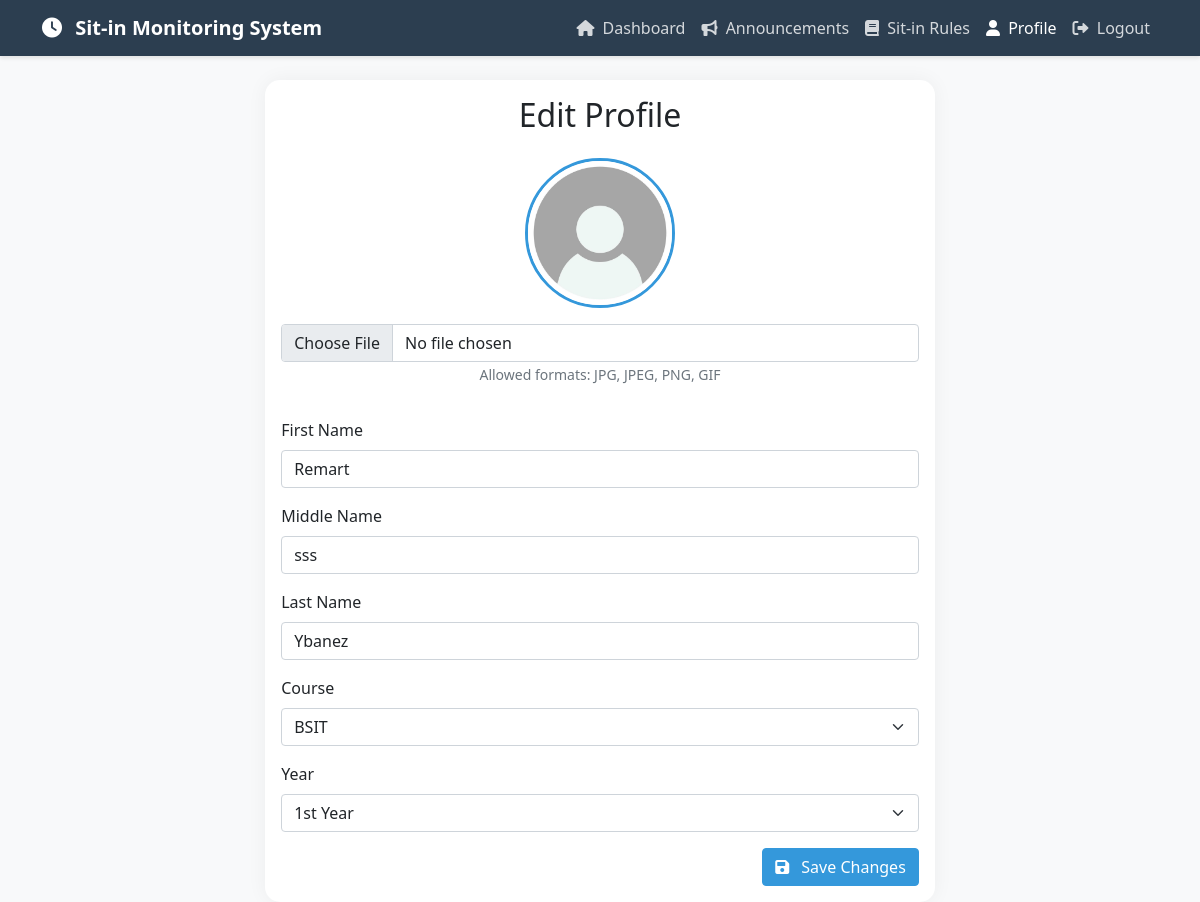
/student/profile.php (signed in), run on the app's committed database.
### tables this page shows
CREATE TABLE `users` (
  `id` int(11) NOT NULL,
  `idno` varchar(20) NOT NULL,
  `firstname` varchar(50) NOT NULL,
  `lastname` varchar(50) NOT NULL,
  `middlename` varchar(50) DEFAULT NULL,
  `course` enum('BSIT','BSCS') NOT NULL,
  `year` enum('1st','2nd','3rd','4th') NOT NULL,
  `username` varchar(50) NOT NULL,
  `password` varchar(255) NOT NULL,
  `role` enum('student','admin') DEFAULT 'student',
  `created_at` timestamp NOT NULL DEFAULT current_timestamp(),
  `profile_pic` varchar(255) NOT NULL,
  `session` int(30) NOT NULL DEFAULT 30
);

### student/profile.php (the view, shortened to what this page needs)
<?php
require_once '../config/database.php';
$idno = $_SESSION['idno'];
$stmt = $pdo->prepare("SELECT * FROM users WHERE idno = ?");
$stmt->execute([$idno]);
$row = $stmt->fetch();
if($row) {
    $lastname = $row['lastname'];
    $firstname = $row['firstname'];
    $midname = $row['middlename'];
    $course = $row['course'];
    $year = $row['year'];
    $profile_pic = $row['profile_pic'] ?? 'default.jpg';
}
?>
<!DOCTYPE html>
<html lang="en">
<head>
    <link href="https://cdn.jsdelivr.net/npm/bootstrap@5.1.3/dist/css/bootstrap.min.css" rel="stylesheet">
    <link href="https://cdnjs.cloudflare.com/ajax/libs/font-awesome/6.0.0/css/all.min.css" rel="stylesheet">
</head>
<body>
    <?php include 'includes/navbar.php'; ?>
    <div class="container">
        <div class="card">
            <div class="card-body">
                <h2 class="text-center mb-4">Edit Profile</h2>
                <form method="POST" enctype="multipart/form-data">
                    <div class="profile-pic-container">
                        <?php
                        $profile_pic_path = '../uploads/profile_pics/' . $profile_pic;
                        ?>
                        <img src="<?php echo $profile_pic_path; ?>"
                             alt="Profile Picture"
                             class="profile-pic mb-3">
                        <div>
                            <input type="file"
                                   name="profile_pic"
                                   id="profile_pic"
                                   class="form-control"
                                   accept="image/*">
                            <small class="text-muted">Allowed formats: JPG, JPEG, PNG, GIF</small>
                        </div>
                    </div>
                    <div class="mb-3">
                        <label class="form-label">First Name</label>
                        <input type="text"
                               class="form-control"
                               name="firstname"
                               value="<?php echo htmlspecialchars($firstname); ?>"
                               required>
                    </div>
                    <div class="mb-3">
                        <label class="form-label">Middle Name</label>
                        <input type="text"
                               class="form-control"
                               name="midname"
                               value="<?php echo htmlspecialchars($midname); ?>"
                               required>
                    </div>
                    <div class="mb-3">
                        <label class="form-label">Last Name</label>
                        <input type="text"
                               class="form-control"
                               name="lastname"
                               value="<?php echo htmlspecialchars($lastname); ?>"
                               required>
                    </div>
                    <div class="mb-3">
                        <label class="form-label">Course</label>
                        <select class="form-select" name="course" required>
                            <option value="BSIT" <?php echo $course === 'BSIT' ? 'selected' : ''; ?>>BSIT</option>
                        </select>
                    </div>
                    <div class="mb-3">
                        <label class="form-label">Year</label>
                        <select class="form-select" name="year" required>
                            <option value="1" <?php echo $year === '1' ? 'selected' : ''; ?>>1st Year</option>
                        </select>
                    </div>
                    <div class="text-end">
                        <button type="submit" name="submit" class="btn btn-primary">
                            <i class="fas fa-save me-2"></i> Save Changes
                        </button>
                    </div>
                </form>
            </div>
        </div>
    </div>
</body>
</html>

### student/profile.php (style rules this page uses)
:root { --primary-color: #2c3e50; --secondary-color: #3498db; }
body { background: #f8f9fa; font-family: 'Segoe UI', Tahoma, Geneva, Verdana, sans-serif; }
.container { display: flex; justify-content: center; }
.card { width: 60%; border: none; border-radius: 15px; box-shadow: 0 0 20px rgba(0,0,0,0.05); }
.profile-pic { width: 150px; height: 150px; border-radius: 50%; object-fit: cover; border: 3px solid var(--secondary-color); }
.profile-pic-container { text-align: center; margin-bottom: 2rem; }
.btn-primary { background-color: var(--secondary-color); border-color: var(--secondary-color); }

### student/includes/navbar.php (style rules this page uses)
:root { --primary-color: #2c3e50; --secondary-color: #3498db; }

### data on the page
users: profile_pic (picture), firstname "Remart", midname "sss", lastname "Ybanez", course "BSIT"
